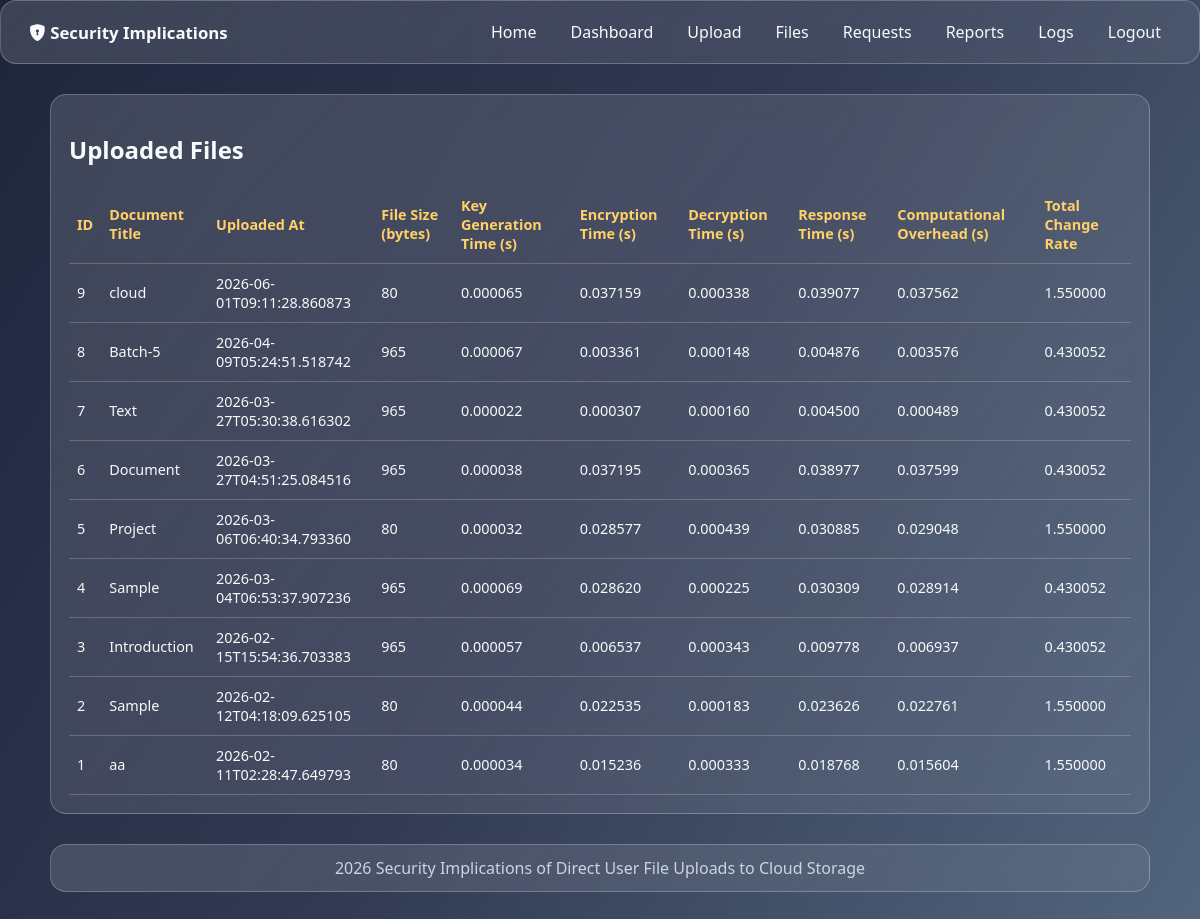
/admin/files (signed in), run on the app's committed database.
### tables this page shows
CREATE TABLE uploads (
    id INTEGER PRIMARY KEY AUTOINCREMENT,
    user_id INTEGER NOT NULL,
    document_title TEXT NOT NULL,
    original_filename TEXT NOT NULL,
    encrypted_path TEXT NOT NULL,
    file_hash TEXT NOT NULL,
    file_size INTEGER NOT NULL,
    aes_key TEXT NOT NULL,
    blockchain_tx_hash TEXT NOT NULL,
    uploaded_at TEXT NOT NULL,
    key_generation_time REAL NOT NULL,
    encryption_time REAL NOT NULL,
    decryption_time REAL NOT NULL,
    response_time REAL NOT NULL,
    computational_overhead REAL NOT NULL,
    total_change_rate REAL NOT NULL,
    FOREIGN KEY(user_id) REFERENCES users(id)
);

### app.py (the view)
@app.route("/admin/files")
@login_required
@role_required("admin")
def admin_files():
    db = get_db()
    rows = db.execute(
        """
        SELECT uploads.*, users.username
        FROM uploads
        JOIN users ON users.id = uploads.user_id
        ORDER BY uploads.id DESC
        """
    ).fetchall()
    return render_template("admin_files.html", rows=rows)

### app.py (called while the page is built)
def get_db():
    if "db" not in g:
        g.db = sqlite3.connect(DB_PATH)
        g.db.row_factory = sqlite3.Row
    return g.db

def login_required(view):
    @wraps(view)
    def wrapped(*args, **kwargs):
        if session.get("user_id") is None:
            return redirect(url_for("login"))
        return view(*args, **kwargs)
    return wrapped

def role_required(role):
    def decorator(view):
        @wraps(view)
        def wrapped(*args, **kwargs):
            if session.get("role") != role:
                flash("Access denied.", "danger")
                return redirect(url_for("dashboard"))
            return view(*args, **kwargs)
        return wrapped
    return decorator

@app.context_processor
def inject_now():
    return {"now_year": datetime.utcnow().year}

### templates/admin_files.html
{% extends "base.html" %}
{% block content %}
<section class="panel glass">
  <h2>Uploaded Files</h2>
  <table>
    <thead>
      <tr>
        <th>ID</th>
        <th>Document Title</th>
        <th>Uploaded At</th>
        <th>File Size (bytes)</th>
        <th>Key Generation Time (s)</th>
        <th>Encryption Time (s)</th>
        <th>Decryption Time (s)</th>
        <th>Response Time (s)</th>
        <th>Computational Overhead (s)</th>
        <th>Total Change Rate</th>
      </tr>
    </thead>
    <tbody>
      {% for row in rows %}
      <tr>
        <td>{{ row.id }}</td>
        <td>{{ row.document_title }}</td>
        <td>{{ row.uploaded_at }}</td>
        <td>{{ row.file_size }}</td>
        <td>{{ "%.6f"|format(row.key_generation_time) }}</td>
        <td>{{ "%.6f"|format(row.encryption_time) }}</td>
        <td>{{ "%.6f"|format(row.decryption_time) }}</td>
        <td>{{ "%.6f"|format(row.response_time) }}</td>
        <td>{{ "%.6f"|format(row.computational_overhead) }}</td>
        <td>{{ "%.6f"|format(row.total_change_rate) }}</td>
      </tr>
      {% endfor %}
    </tbody>
  </table>
</section>
{% endblock %}

### static/css/style.css (style rules this page uses)
:root { --bg-1: #0b132b; --bg-2: #1c2541; --bg-3: #3a506b; --accent: #5bc0be; --accent-2: #ffd166; --text: #f8fafc; --muted: #cbd5e1; }
* { box-sizing: border-box; }
body { margin: 0; min-height: 100vh; color: var(--text); font-family: "Segoe UI", Tahoma, Geneva, Verdana, sans-serif; background: linear-gradient( 120deg, rgba(11, 19, 43, 0.92), rgba(28, 37, 65, 0.9), rgba(58, 80, 107, 0.88) ), url("https://images.unsplash.com/photo-1558494949-ef010cbdcc31?auto=format&fit=crop&w=1600&q=80") center/cover fixed; }
.glass { background: linear-gradient( 135deg, rgba(255, 255, 255, 0.14), rgba(255, 255, 255, 0.06) ); border: 1px solid rgba(255, 255, 255, 0.24); backdrop-filter: blur(12px); border-radius: 16px; }
.card, .metric-card, .panel { padding: 18px; }
table { width: 100%; border-collapse: collapse; margin-top: 10px; font-size: 0.9rem; }
th, td { border-bottom: 1px solid rgba(255, 255, 255, 0.2); padding: 10px 8px; text-align: left; }
th { color: var(--accent-2); font-weight: 600; }

### data on the page
uploads: id "9", document_title "cloud", uploaded_at "2026-06-01T09:11:28.860873", file_size "80", key_generation_time "0.000065", encryption_time "0.037159", decryption_time "0.000338", response_time "0.039077", computational_overhead "0.037562", total_change_rate "1.550000"
uploads: id "8", document_title "Batch-5", uploaded_at "2026-04-09T05:24:51.518742", file_size "965", key_generation_time "0.000067", encryption_time "0.003361", decryption_time "0.000148", response_time "0.004876", computational_overhead "0.003576", total_change_rate "0.430052"
uploads: id "7", document_title "Text", uploaded_at "2026-03-27T05:30:38.616302", file_size "965", key_generation_time "0.000022", encryption_time "0.000307", decryption_time "0.000160", response_time "0.004500", computational_overhead "0.000489", total_change_rate "0.430052"
uploads: id "6", document_title "Document", uploaded_at "2026-03-27T04:51:25.084516", file_size "965", key_generation_time "0.000038", encryption_time "0.037195", decryption_time "0.000365", response_time "0.038977", computational_overhead "0.037599", total_change_rate "0.430052"
uploads: id "5", document_title "Project", uploaded_at "2026-03-06T06:40:34.793360", file_size "80", key_generation_time "0.000032", encryption_time "0.028577", decryption_time "0.000439", response_time "0.030885", computational_overhead "0.029048", total_change_rate "1.550000"
uploads: id "4", document_title "Sample", uploaded_at "2026-03-04T06:53:37.907236", file_size "965", key_generation_time "0.000069", encryption_time "0.028620", decryption_time "0.000225", response_time "0.030309", computational_overhead "0.028914", total_change_rate "0.430052"
uploads: id "3", document_title "Introduction", uploaded_at "2026-02-15T15:54:36.703383", file_size "965", key_generation_time "0.000057", encryption_time "0.006537", decryption_time "0.000343", response_time "0.009778", computational_overhead "0.006937", total_change_rate "0.430052"
uploads: id "2", document_title "Sample", uploaded_at "2026-02-12T04:18:09.625105", file_size "80", key_generation_time "0.000044", encryption_time "0.022535", decryption_time "0.000183", response_time "0.023626", computational_overhead "0.022761", total_change_rate "1.550000"
uploads: id "1", document_title "aa", uploaded_at "2026-02-11T02:28:47.649793", file_size "80", key_generation_time "0.000034", encryption_time "0.015236", decryption_time "0.000333", response_time "0.018768", computational_overhead "0.015604", total_change_rate "1.550000"
